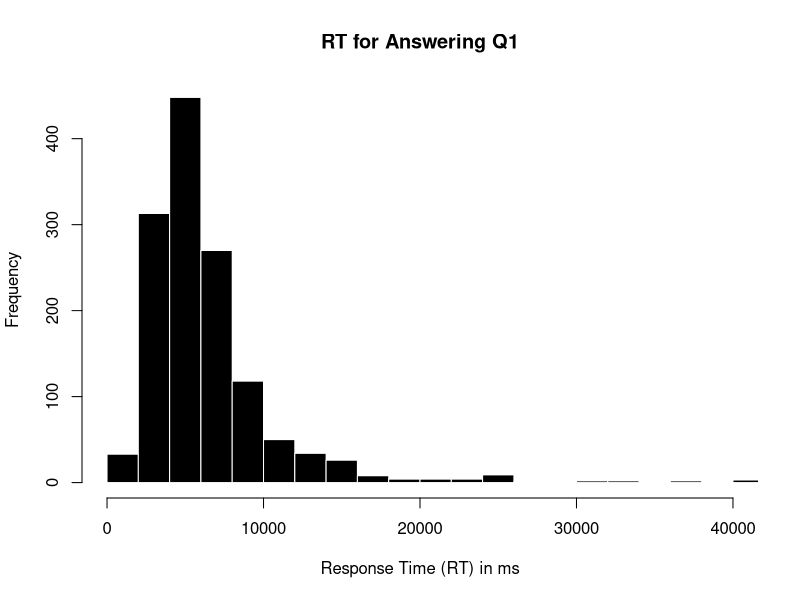
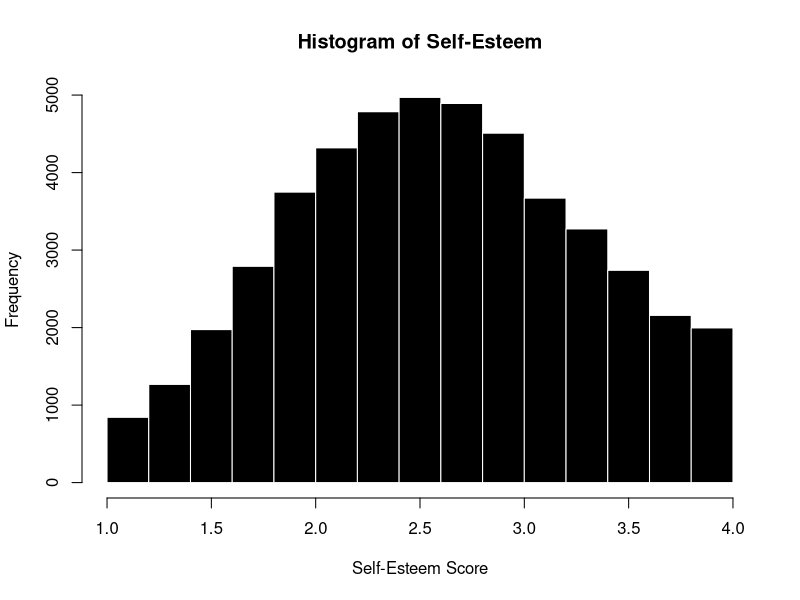
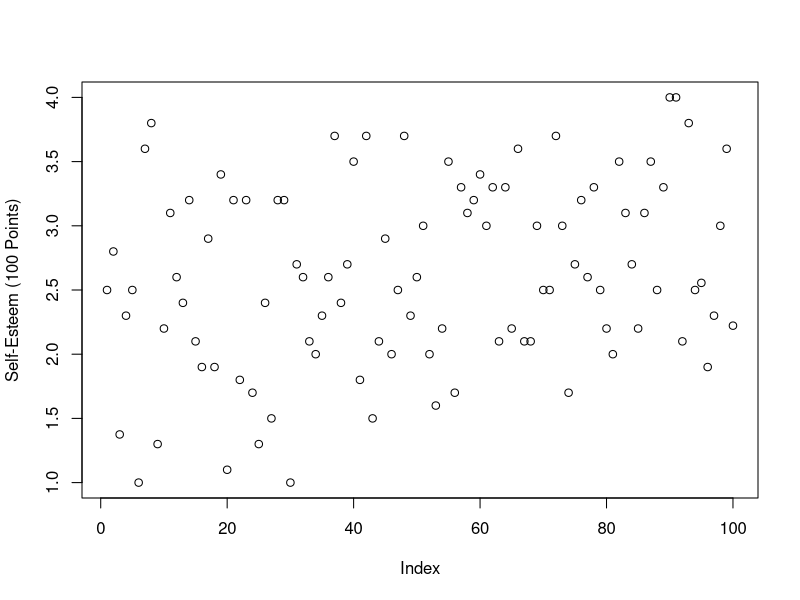
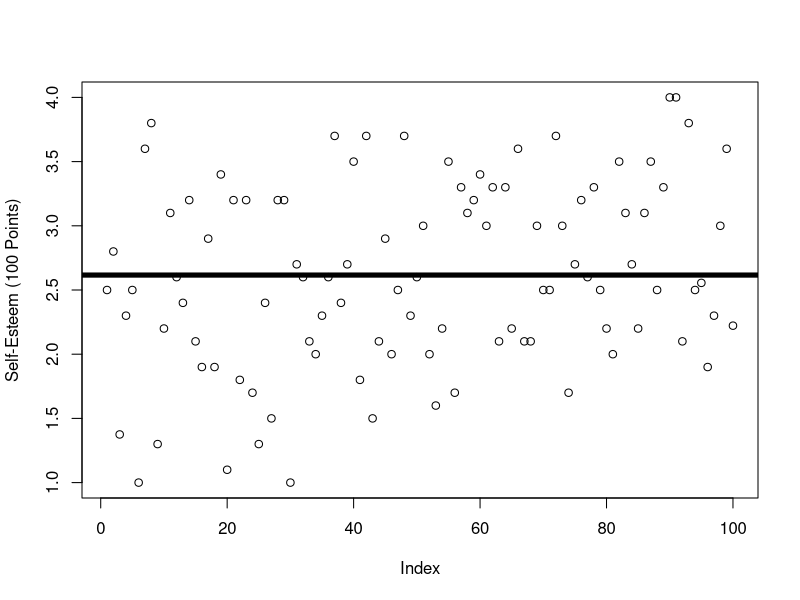
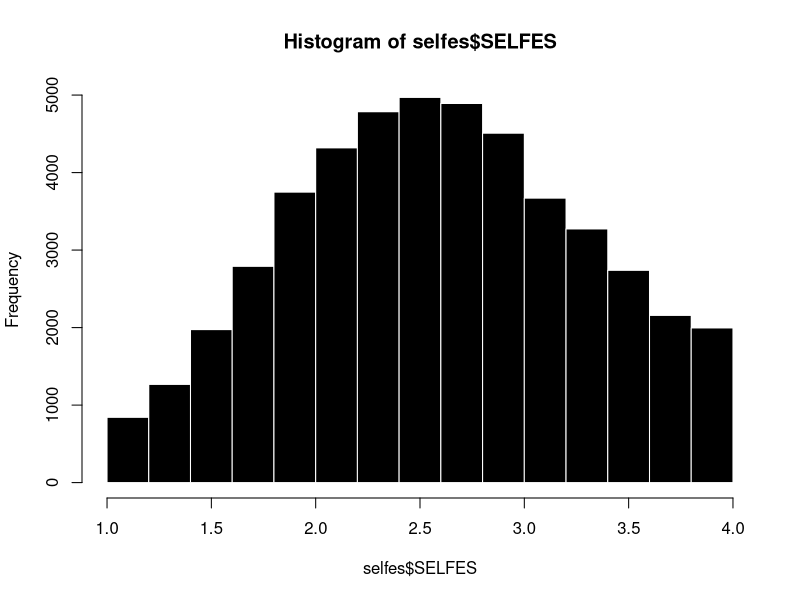
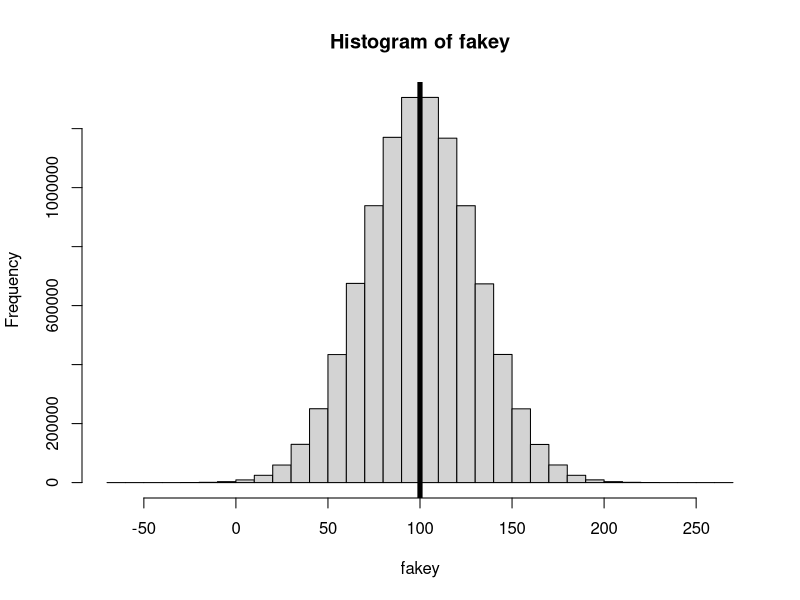
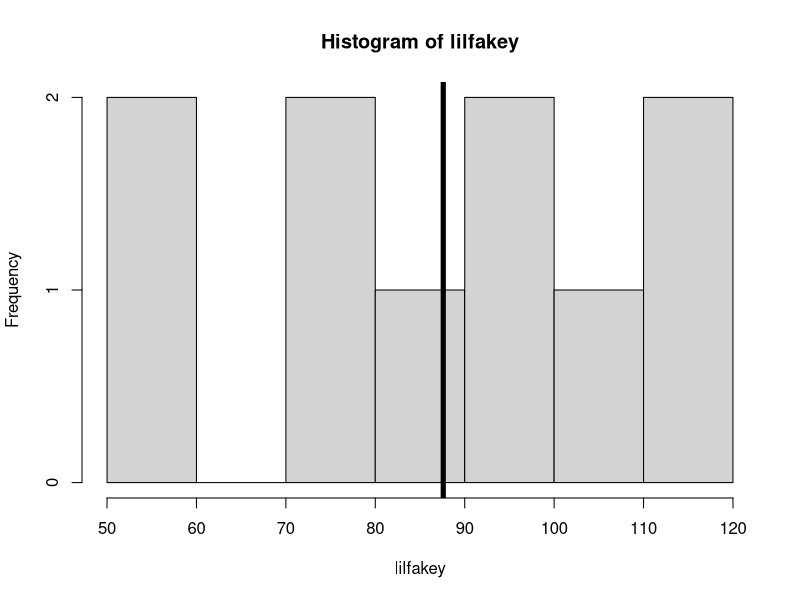
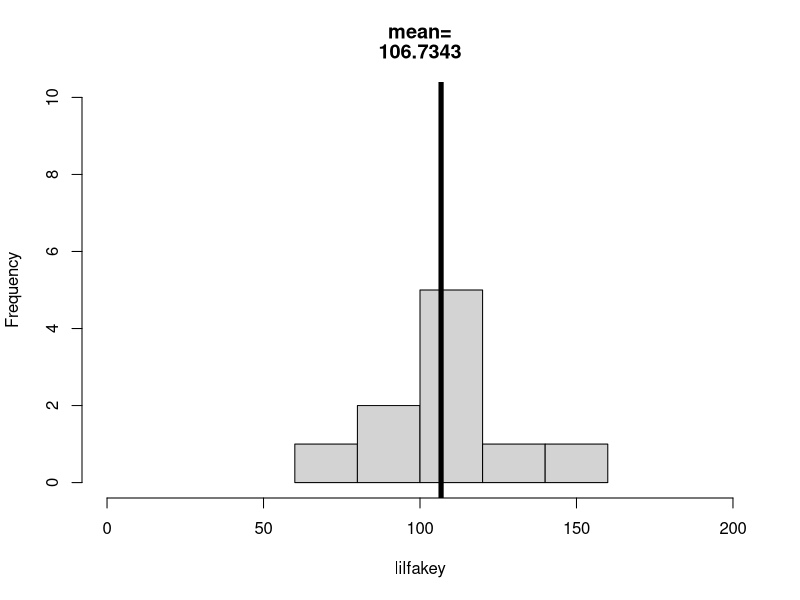

These charts were generated, in order, by the following R code:
## ---- chunk 1
#| echo: false
d <- read.csv("../datasets/Protestant Work Ethic/data.csv", sep = "\t")

hist(d$Q1E, breaks = 100, xlim = c(0,40000),
     main = "RT for Answering Q1",
     xlab = "Response Time (RT) in ms",
     col = 'black', bor = 'white')
## ---- chunk 2
## Loading Dataset
selfes <- read.csv("../datasets/Self-Esteem Dataset/data.csv",
                   stringsAsFactors = T,
                   na.strings = "0", sep = "\t")

## Creating the Scale
poskey.df <- selfes[,c(1:2,4,6,7)] # pos-keyed items (from the codebook)
negkey.df <- selfes[,c(3,5,8:10)] # neg-keyed items (from the codebook)
negkeyR.df <- 5-negkey.df # reverse scoring the neg-keyed items
SELFES.DF <- data.frame(poskey.df, negkeyR.df) # bringing it all 2gether.

library(psych) # loading the library
alpha(SELFES.DF) # alpha reliability.
## ---- chunk 3
selfes$SELFES <- rowMeans(SELFES.DF, na.rm = T) # creating the scale
hist(selfes$SELFES, col = 'black', bor = 'white', # the graph
     main = "Histogram of Self-Esteem", 
     xlab = "Self-Esteem Score", breaks = 15)
## ---- chunk 4
lils <- selfes[sample(1:nrow(selfes), 100),]# 100 random data points
plot(lils$SELFES, 
     ylab = "Self-Esteem (100 Points)",
     xlab = "Index") 
## ---- chunk 5
plot(lils$SELFES,
     ylab = "Self-Esteem (100 Points)",
     xlab = "Index") 
abline(h = mean(lils$SELFES, na.rm = T), lwd = 5)
## ---- chunk 6
## quantifying errors (residuals)
residuals <- selfes$SELFES - mean(selfes$SELFES, na.rm = T)
SST <- sum(residuals^2, na.rm = T)
SST

SST/length(residuals) # average of squared residuals (variance)
sqrt(SST/length(residuals)) # average of residuals, unsquared (standard deviation)

sd(selfes$SELFES, na.rm = T) # 
## ---- chunk 7
hist(selfes$SELFES, col = 'black', bor = 'white')
## ---- chunk 8

## ---- chunk 9
# rnorm(10000000, mean = 100, sd = 20)
fakey <- rnorm(10000000, mean = 100, sd = 30)
length(fakey)
## ---- chunk 10
mean(fakey, na.rm = T)
hist(fakey)
abline(v = mean(fakey), lwd = 5)
## ---- chunk 11
?sample # our friend, the sample function
sample(1:10, 1) # are you vibing with R?
sample(1:length(fakey), 1) # are you REALLY vibing?
sample(1:length(fakey), 10) # a small sample
fakey[sample(1:length(fakey), 10)] # ten random individuals from fakey.

lilfakey <- fakey[sample(1:length(fakey), 10)] # ten random individuals from fakey.
## ---- chunk 12
mean(lilfakey)
hist(lilfakey)
abline(v = mean(lilfakey), lwd = 5)
## ---- chunk 13
lilfakey <- fakey[sample(1:length(fakey), 10)] # ten random individuals from fakey.
hist(lilfakey, xlim = c(0,200), ylim = c(0,10),
     breaks = 5,
     main = paste(c("mean=", round(mean(lilfakey), 4)), sep = ""))
abline(v = mean(lilfakey), lwd = 5)
## ---- chunk 14
d <- read.csv("../datasets/Grad Onboard 2025/grad_onboard_SP25.csv", stringsAsFactors = T, na.strings = "")
par(mfrow = c(1,2))

hist(d$self.skills, breaks = c(0:5), 
     col = 'black', bor = 'white', main = "Computer Skills\n(Self-Perceptions)")


hist(d$class.skills, breaks = c(0:5),
     col = 'black', bor = 'white', main = "Computer Skills\n(Perceptions of Classmates)")
## ---- chunk 15

